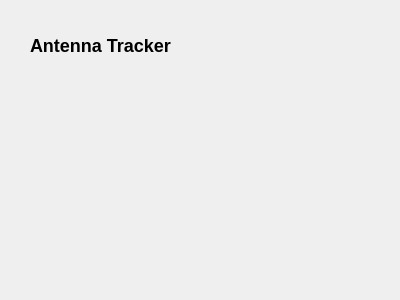
<?xml version="1.0" encoding="UTF-8"?>
<ui version="4.0">
 <class>AntennaTrackerConfig</class>
 <widget class="QWidget" name="AntennaTrackerConfig">
  <property name="geometry">
   <rect>
    <x>0</x>
    <y>0</y>
    <width>400</width>
    <height>300</height>
   </rect>
  </property>
  <property name="windowTitle">
   <string>Form</string>
  </property>
  <widget class="QLabel" name="label">
   <property name="geometry">
    <rect>
     <x>30</x>
     <y>30</y>
     <width>151</width>
     <height>31</height>
    </rect>
   </property>
   <property name="text">
    <string>&lt;h2&gt;Antenna Tracker&lt;/h2&gt;</string>
   </property>
   <property name="scaledContents">
    <bool>false</bool>
   </property>
  </widget>
 </widget>
 <resources/>
 <connections/>
</ui>
